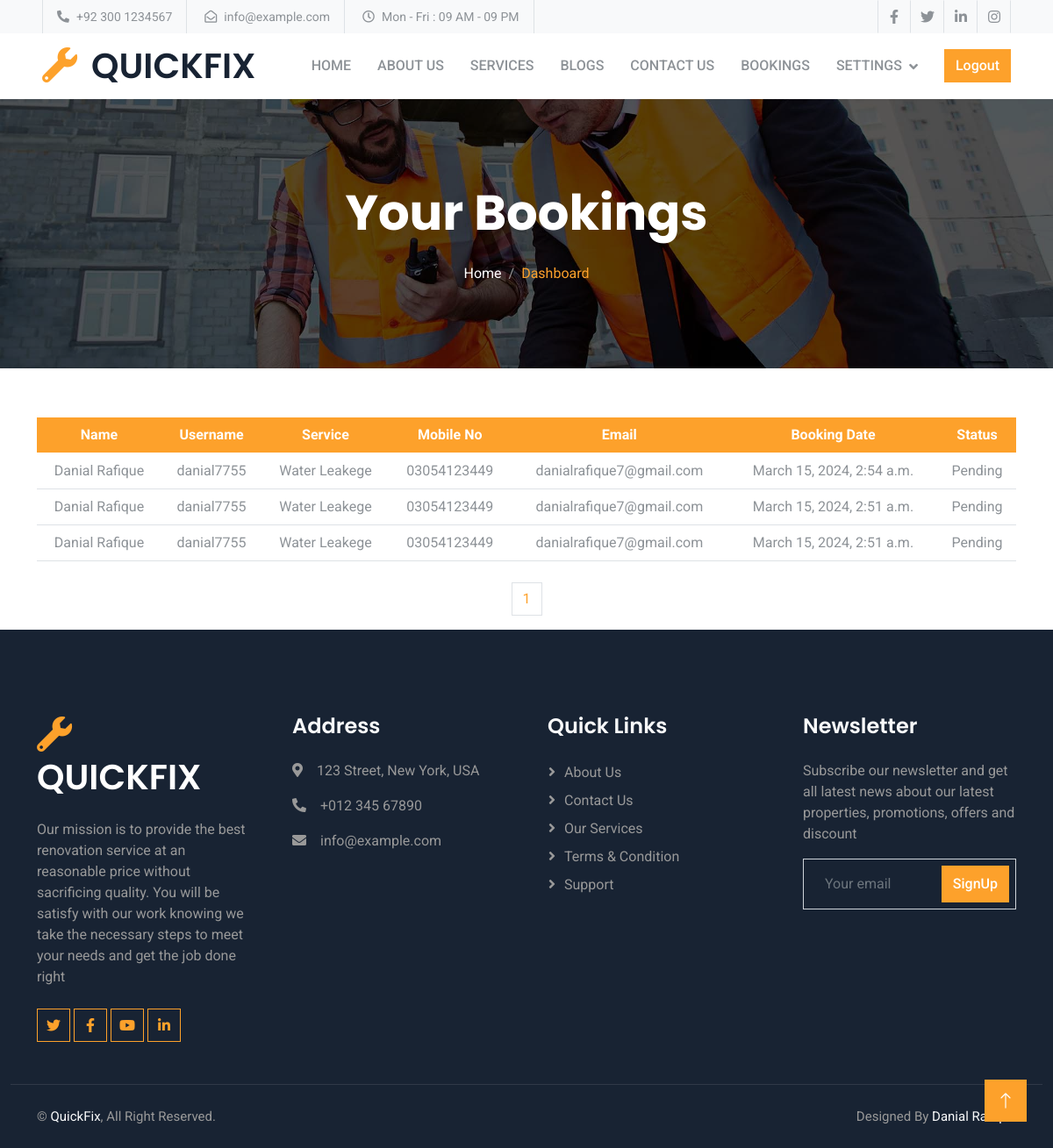
Page /user-dashboard/ (signed in) on the earlier database version.
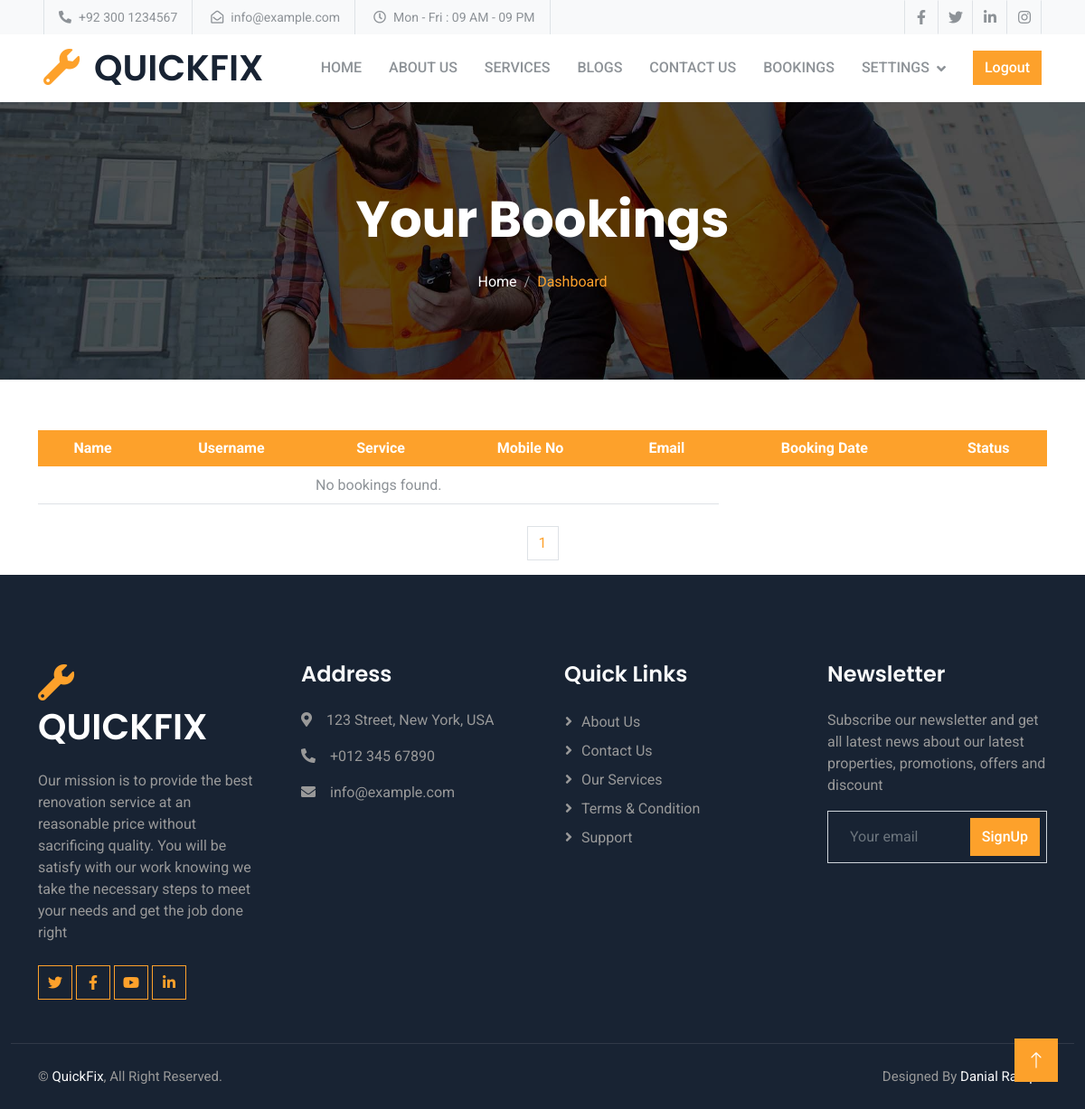
Same page on the later database version.
### vendor/models.py (models this page shows, shortened)
class Booking(models.Model):
    STATUS_CHOICES = [
        ('Pending', 'Pending'),
        ('Booked', 'Booked'),
        ('Cancelled', 'Cancelled'),
    ]
    service = models.ForeignKey(Service, on_delete=models.CASCADE)
    user = models.ForeignKey(User, on_delete=models.CASCADE)
    booking_date = models.DateTimeField(default=timezone.now)
    mobile_no = models.CharField(max_length=11, null=True, blank=True)
    email = models.EmailField(null=True)
    first_name = models.CharField(max_length=30, null=True, blank=True)
    last_name = models.CharField(max_length=30, null=True, blank=True)
    username = models.CharField(max_length=30, null=True, blank=True)
    status = models.CharField(max_length=20, choices=STATUS_CHOICES, default='Pending')

class Service(models.Model):
    user = models.ForeignKey(User,on_delete=models.CASCADE,blank=True ,null=True)
    service_title = models.CharField(max_length=50,null=True, blank=True)
    service_image = models.ImageField(upload_to='service_images/')
    categories=models.ForeignKey(Service_Category ,on_delete=models.CASCADE , blank=True ,null=True, related_name='services')
    description = HTMLField(null=True, blank=True)

### accounts/models.py (models this page shows, shortened)
class User(AbstractUser):
    is_admin = models.BooleanField('Is_admin' , default=False)
    is_customer = models.BooleanField('Is_customer' , default=False)
    is_vendor = models.BooleanField('Is_vendor' , default=False)
    CATAGORY_CHOICES = [('Punjab' ,'Punjab') ,('Sindh' ,'Sindh'),('Khyber Pakhtunkhwa','Khyber Pakhtunkhwa'),('Gilgit-Baltistan' ,'Gilgit-Baltistan') ,('Islamabad Capital Territory' ,'Islamabad Capital Territory'),('Balochistan','Balochistan'),]
    CATAGORY_EMP= [('Electrician' ,'Electrician'),('Plumber' ,'Plumber'),('Sweaper' ,'Sweaper'),('Carpenter' ,'Carpenter'),('Drain clean' ,'Drain clean'),('AC repair' ,'AC repair'),('Painting & Decorating' ,'Painting & Decorating'),]
    mobile_no = models.CharField(max_length=11 ,null=True, blank=True)
    address1 = models.CharField(max_length=200,default='abc')
    address2 = models.CharField(max_length=200,default='abc')
    city =  models.CharField(max_length=70 ,null=True, blank=True)
    province = models.CharField(choices=CATAGORY_CHOICES,default='Punjab', max_length=56)
    employee = models.CharField(choices=CATAGORY_EMP,default='none', max_length=100)
    cnic= models.CharField(max_length=13 ,null=True, blank=True)
    shop_reference = models.TextField(default='shop no address etc')
    vendor_image = models.ImageField(upload_to='vendor_profile_pics/')
    is_email_verified = models.BooleanField(default=False)
    email_verification_token = models.CharField(max_length=200 ,blank=True, null=True)

### vendor/views.py (the view)
# urls.py: path("user-dashboard/", user_dashboard_view, name="user_dashboard"),
@login_required
def user_dashboard_view(request):
    bookings = Booking.objects.filter(user=request.user).order_by('-id')
    booking_details = []
    for booking in bookings:
        service_creator = User.objects.get(id=booking.service.user_id)
        booking_detail = {
            'booking': booking,
            'service_creator': service_creator
        }
        booking_details.append(booking_detail)
    paginator = Paginator(booking_details , 10)
    page_number = request.GET.get('page')
    bookingfinal = paginator.get_page(page_number)
    totalpage = bookingfinal.paginator.num_pages
    context = {
        'booking_details': bookingfinal,
        'totalpagelist' : [n+1 for n in range(totalpage)]
    }
    return render(request, 'vendor/user_dashboard.html', context)

### vendor/templates/vendor/user_dashboard.html (shortened to what this page needs)
{% extends "base.html" %}
{% load static %}
{% block content %}
    <div class="container-fluid page-header py-5 mb-5 wow fadeIn" data-wow-delay="0.1s">
      <div class="container text-center py-5">
          <h1 class="display-4 text-white animated slideInDown mb-4">Your Bookings</h1>
          <nav aria-label="breadcrumb animated slideInDown">
              <ol class="breadcrumb justify-content-center mb-0">
                  <li class="breadcrumb-item"><a class="text-white" href="{% url "customer:home" %}">Home</a></li>
                  <li class="breadcrumb-item text-primary active" aria-current="page">Dashboard</li>
              </ol>
          </nav>
      </div>
  </div>
<div class="container py-2 wow fadeIn" data-wow-delay="0.3s">
  <div class="table-responsive-md">
    <table class="table text-center">
      <thead class="bg-primary text-white">
        <tr>
          <th scope="col">Name</th>
          <th scope="col">Username</th>
          <th scope="col">Service</th>
          <th scope="col">Mobile No</th>
          <th scope="col">Email</th>
          <th scope="col">Booking Date</th>
          <th scope="col">Status</th>
        </tr>
      </thead>
      <tbody>
        {% for booking_detail in booking_details %}
          <tr>
            <td>{{ booking_detail.service_creator.first_name }} {{ booking_detail.service_creator.last_name }}</td>
            <td>{{ booking_detail.service_creator.username }}</td>
            <td>{{ booking_detail.booking.service.service_title }}</td>
            <td>{{ booking_detail.service_creator.mobile_no }}</td>
            <td>{{ booking_detail.service_creator.email }}</td>
            <td>{{ booking_detail.booking.booking_date }}</td>
            <td>
              {% if booking_detail.booking.status == "Booked" %}
                  <span>{{ booking_detail.booking.status }}</span>
              {% elif booking_detail.booking.status == "Cancelled" %}
                  <span>{{ booking_detail.booking.status }}</span>
              {% else %}
                  <span>{{ booking_detail.booking.status }}</span>
              {% endif %}
            </td>
          </tr>
        {% empty %}
          <tr>
            <td colspan="5">No bookings found.</td>
          </tr>
        {% endfor %}
      </tbody>
    </table>
  </div>
</div>
    <div class="container-fluid wow fadeIn" data-wow-delay="0.2s">
      <nav aria-label="Page navigation example wow fadeIn" data-wow-delay="0.1s">
       <ul class="pagination justify-content-center">
           {% for n in totalpagelist %}
           <li class="page-item"><a class="page-link" href="/user-dashboard/?page={{n}}">{{n}}</a></li>
           {% endfor %}
       </ul>
      </nav>
   </div>
{% endblock content %}

Differences in the rows shown:
removed Booking: service_creator.first_name "Danial", service_creator.last_name "Rafique", service_creator.username "danial7755", booking.service.service_title "Water Leakege", service_creator.mobile_no "03054123449", service_creator.email "danialrafique7@gmail.com", booking.booking_date "March 15, 2024, 2:54 a.m.", booking.status "Pending"
removed Booking: service_creator.first_name "Danial", service_creator.last_name "Rafique", service_creator.username "danial7755", booking.service.service_title "Water Leakege", service_creator.mobile_no "03054123449", service_creator.email "danialrafique7@gmail.com", booking.booking_date "March 15, 2024, 2:51 a.m.", booking.status "Pending"
removed Booking: service_creator.first_name "Danial", service_creator.last_name "Rafique", service_creator.username "danial7755", booking.service.service_title "Water Leakege", service_creator.mobile_no "03054123449", service_creator.email "danialrafique7@gmail.com", booking.booking_date "March 15, 2024, 2:51 a.m.", booking.status "Pending"
Other differences:
text now shown: "No bookings found."
